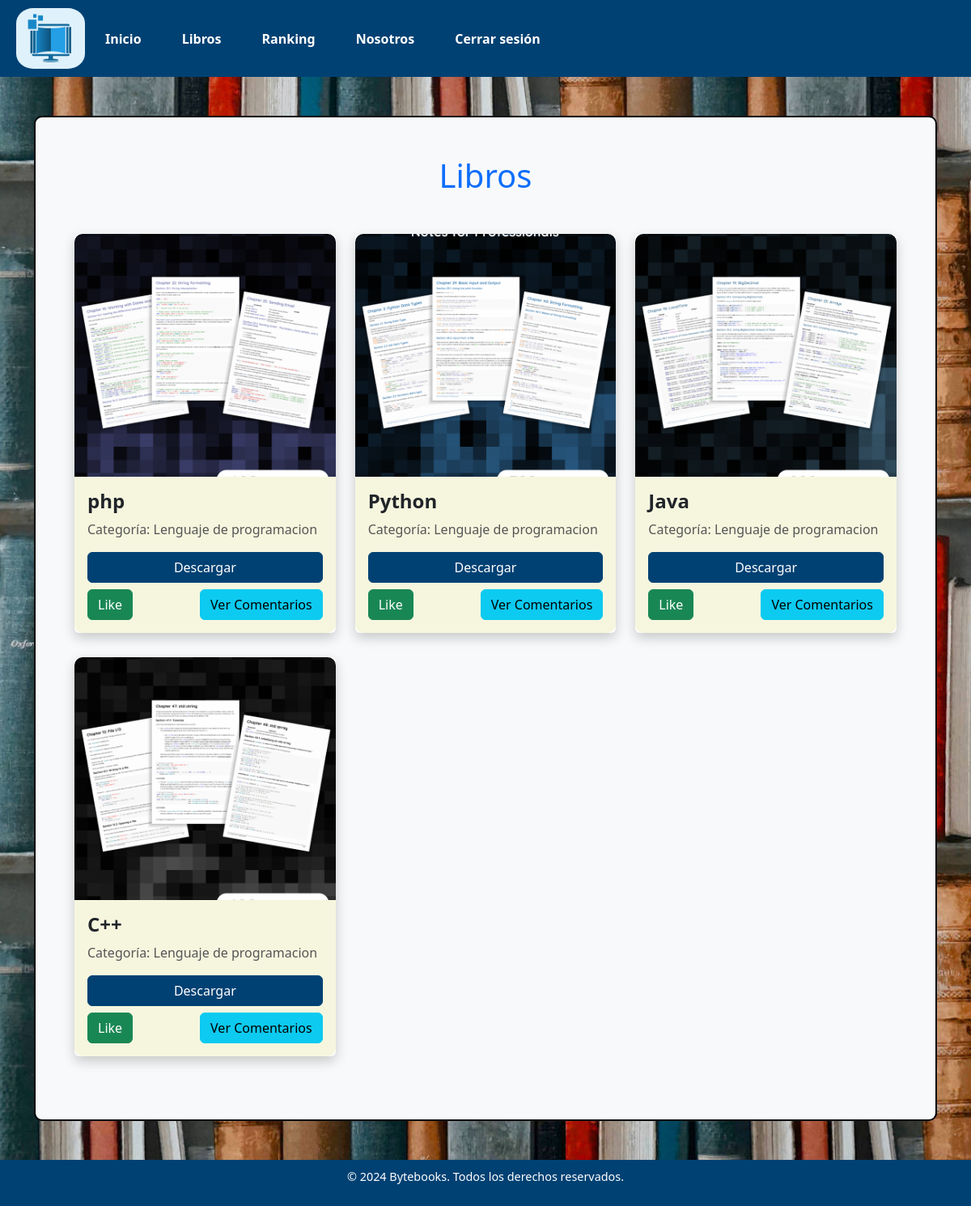
Page /user/view_books on the committed database.
### models.py (models this page shows, shortened)
class Libro(db.Model):
    __tablename__ = 'libros'
    id_libro = db.Column(db.Integer, primary_key=True)  # ID único del libro
    nombre_libro = db.Column(db.String(30), nullable=False)  # Nombre del libro
    categoria = db.Column(db.String(30), nullable=False)  # Categoría del libro
    imagen = db.Column(db.String(60), nullable=False)  # Ruta de la imagen
    url = db.Column(db.String(100), nullable=False)  # URL del libro

### routes/user_routes.py (the view)
@user_bp.route('/view_books')
def view_books():
    libros = Libro.query.all()  # Suponiendo que has movido el modelo a Usuario
    return render_template('user/view_books.html', libros=libros)

### templates/user/view_books.html (shortened to what this page needs)
<!DOCTYPE html>
<html lang="es">
<head>
    <link href="https://cdn.jsdelivr.net/npm/bootstrap@5.3.2/dist/css/bootstrap.min.css" rel="stylesheet">
</head>
<body>
    {% include 'user/Cabecera.html' %}
    <br>
    <br>
    <div class="content">
        <div class="container">
            <div class="p-5 bg-light">
            <h1 class="text-center mb-4 text-primary">Libros</h1>
            <br>
            <div class="row">
                {% for libro in libros %}
                <div class="col-md-4">
                    <div class="card">
                        <img src="{{ url_for('static', filename='uploads/' + libro.imagen) }}"
                             alt="{{ libro.nombre_libro }}"
                             class="card-img-top">
                        <div class="card-body">
                            <h5 class="card-title">{{ libro.nombre_libro }}</h5>
                            <p class="card-text">Categoría: {{ libro.categoria }}</p>
                            <a href="{{ libro.url }}" target="_blank" class="btn btn-primary d-block mb-2">Descargar</a>
                            <div class="d-flex justify-content-between">
                                <form action="{{ url_for('user.like_book', libro_id=libro.id_libro) }}" method="POST" class="d-inline">
                                    <button type="submit" class="btn btn-success">Like</button>
                                </form>
                                <a href="{{ url_for('user.view_comments', libro_id=libro.id_libro) }}"
                                   class="btn btn-info">Ver Comentarios</a>
                            </div>
                        </div>
                    </div>
                </div>
                {% endfor %}
            </div>
        </div>
        </div>
    </div>
    <br>
    <br>
    {% include 'user/Pie.html' %}
</body>
</html>

### templates/user/Cabecera.html (shortened to what this page needs)
<nav style="background-color: #004173; color: white; padding: 10px 20px; display: flex; justify-content: space-between; align-items: center; width: 100%; box-sizing: border-box; margin: 0;">
    <div>
        <a href="/">
            <img src="/static/images/Logo0.jpg" alt="Logo Bytebooks" style="width: 85px; height: 75px; border-radius: 25%;">
        </a>
    </div>
    <ul style="list-style: none; display: flex; margin: 0; padding: 0; justify-content: flex-start; flex-grow: 1;">
        <li style="margin: 0 15px;">
            <a href="{{ url_for('user.index') }}" style="text-decoration: none; color: white; font-weight: bold; padding: 5px 10px; transition: background-color 0.3s;">Inicio</a>
        </li>
        <li style="margin: 0 15px;">
            <a href="{{ url_for('user.view_books') }}" style="text-decoration: none; color: white; font-weight: bold; padding: 5px 10px; transition: background-color 0.3s;">Libros</a>
        </li>
        <li style="margin: 0 15px;">
            <a href="{{ url_for('user.book_likes') }}" style="text-decoration: none; color: white; font-weight: bold; padding: 5px 10px; transition: background-color 0.3s;">Ranking</a>
        </li>
        <li style="margin: 0 15px;">
            <a href="{{ url_for('user.user_nosotros') }}" style="text-decoration: none; color: white; font-weight: bold; padding: 5px 10px; transition: background-color 0.3s;">Nosotros</a>
        </li>
        <li style="margin: 0 15px;">
            <a href="{{ url_for('byte.logout') }}" style="text-decoration: none; color: white; font-weight: bold; padding: 5px 10px; transition: background-color 0.3s;">Cerrar sesión</a>
        </li>
    </ul>
</nav>

### templates/user/Pie.html (shortened to what this page needs)
<footer style="background-color: #004173; color: white; padding: 10px 0; text-align: center; font-size: 0.9rem;">
    <p>&copy; 2024 Bytebooks. Todos los derechos reservados.</p>
</footer>
</body>
</html>

### templates/user/view_books.html (style rules this page uses)
body { margin: 0; height: 100%; background-image: url('/static/images/Fondo.jpg'); background-size: cover; background-repeat: no-repeat; background-attachment: fixed; background-position: center; }
.content { min-height: 100%; display: flex; flex-direction: column; }
.card { margin-bottom: 30px; border: none; box-shadow: 0 6px 15px rgba(0, 0, 0, 0.2); transition: transform 0.3s ease; }
.card-img-top { max-height: 300px; object-fit: cover; border-top-left-radius: 10px; border-top-right-radius: 10px; }
.card-body { background-color: rgba(245, 245, 220, 0.9); border-bottom-left-radius: 10px; border-bottom-right-radius: 10px; }
.card-title { font-size: 1.5rem; font-weight: bold; }
.card-text { font-size: 1rem; color: #555; }
.btn-primary { background-color: #004173; border-color: #004173; transition: all 0.3s ease; }
.btn-success { transition: all 0.3s ease; }
.btn-info { transition: all 0.3s ease; }
footer { background-color: #004173; color: white; text-align: center; font-size: 0.9rem; padding: 10px 0; margin-top: auto; }
.p-5.bg-light { background-color: #f8f9fa; border: 2px solid black; border-radius: 10px; }

### templates/user/Cabecera.html (style rules this page uses)
html, body { margin: 0; padding: 0; }
nav { margin: 0; padding: 0; }

### rows in the picture
Libro: imagen (picture), nombre_libro "php", categoria "Lenguaje de programacion"
Libro: imagen+nombre_libro (picture), nombre_libro "Python", categoria "Lenguaje de programacion"
Libro: imagen+nombre_libro (picture), nombre_libro "Java", categoria "Lenguaje de programacion"
Libro: imagen (picture), nombre_libro "C++", categoria "Lenguaje de programacion"
